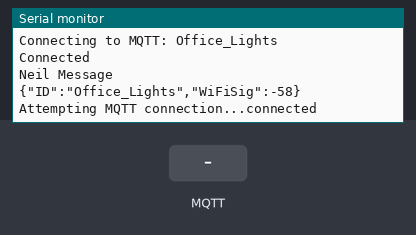
This sketch was run on a simulated ESP8266 (NodeMCU). On the bench: the last lines printed to the serial monitor. The inputs (shaded band) are chosen by the test bench. WiFi joins after 1.5 s; servers stay silent unless stated; no MQTT or app messages arrive unless stated.

Above: at 2.7 s.
2.8 s: MQTT message "1" arrives on the first subscribed topic
At 4.0 s:
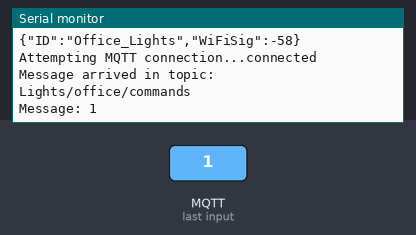
4.3 s: MQTT message "on" arrives on the first subscribed topic
At 5.4 s:
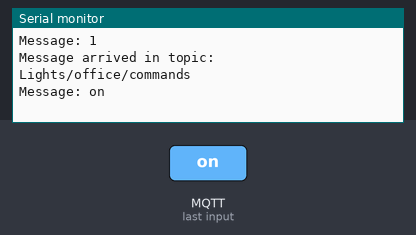
5.8 s: MQTT message "off" arrives on the first subscribed topic
At 6.6 s:
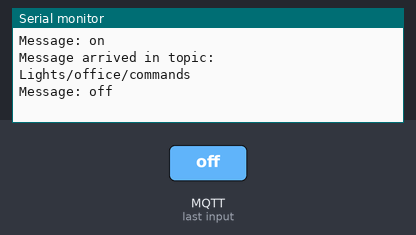

The sketch:

NeoPixel_crap.ino
```cpp
#include <ArduinoJson.h>
#include <ESP8266WiFi.h>
#include <PubSubClient.h>


#define MQTT_KEEPALIVE 60

const char* ssid = "CNN";
const char* password = "Co!!eenandNei!";
const char* mqttServer = "192.168.1.13";
const int mqttPort = 1883;
const char* clientName = "Office_Lights";
const char* topic_sub = "Lights/office/commands";  //listen to this topic
const char* topic_pub = "lights/office/status";
unsigned long last_change = 0;
unsigned long now = 0;

WiFiClient espClient;         //wifi client
PubSubClient client(espClient); //MQTT client requires wifi client


/****************setup wifi************************************/
void setup_wifi() {

  delay(10);
  // We start by connecting to a WiFi network
  Serial.println();
  Serial.print("Connecting to ");
  Serial.println(ssid);

  WiFi.begin(ssid, password);

  while (WiFi.status() != WL_CONNECTED) {
    delay(500);
    Serial.print(".");
  }

  Serial.println("");
  Serial.println("WiFi connected");
  Serial.println("IP address: ");
  Serial.println(WiFi.localIP());
  long rssi = WiFi.RSSI();
  Serial.print("RSSI:");
  Serial.println(rssi);
}
/*****************Connect to MQTT Broker**********************************/
void ConnectBroker(PubSubClient client, const char* clientName)
{
    while (!client.connected())
    {
        Serial.print("Connecting to MQTT: ");
        Serial.println(clientName);
        if(client.connect(clientName))      //command to connect to MQTT broker with the unique client name
        {
          Serial.println("Connected");
        }
        else
        {
          Serial.print("Failed with state ");
          Serial.println(client.state());
          delay(200);
        }
    }
}
/*****************reconnect to MQTT Broker if it goes down**********************************/
void reconnect() {
  // Loop until we're reconnected
  while (!client.connected()) {
    Serial.print("Attempting MQTT connection...");
    // Attempt to connect, just a name to identify the client
    if (client.connect(clientName)) {
      Serial.println("connected");


    } else {
      Serial.print("failed, rc=");
      Serial.print(client.state());
      Serial.println(" try again in 5 seconds");
      // Wait 5 seconds before retrying
      delay(5000);
    }
  }
}

/*****************MQTT Listener******************************************************/
void callback(char* topic, byte* payload, unsigned int length){
      Serial.print("Message arrived in topic: ");
      Serial.println(topic);
      Serial.print("Message: ");

      for(int i = 0; i<length;i++){
      Serial.print((char)payload[i]);
      }
      Serial.println ("");

       payload[length] = 0;

}


void mqtt_test(){
        StaticJsonBuffer<300> JSONbuffer;
        Serial.println("Neil Message");
        JsonObject& JSONencoder = JSONbuffer.createObject();
        JSONencoder["ID"] = clientName;
        JSONencoder["WiFiSig"] = WiFi.RSSI();
        char JSONmessageBuffer[300];
        JSONencoder.printTo(JSONmessageBuffer, sizeof(JSONmessageBuffer));
        client.publish(topic_pub, JSONmessageBuffer);
        Serial.println(JSONmessageBuffer);


}
/************************SETUP***********************************/
void setup() {
  Serial.begin(115200);
  setup_wifi();
  client.setServer(mqttServer,mqttPort);
  ConnectBroker(client, clientName);    //connect to MQTT borker
  client.setCallback(callback);
  client.subscribe(topic_sub);
  mqtt_test();


}

/************************LOOP***********************************/
void loop() {
//  now = millis();
  if (!client.connected()) {
    reconnect();
  }
  client.loop();

/*
  ws2812fx.service();

  if(now - last_change > TIMER_MS) {
    //ws2812fx.setMode((ws2812fx.getMode() + 1) % ws2812fx.getModeCount());
    ws2812fx.setMode(3);
    last_change = now;
    Serial.print(ws2812fx.getMode());
    Serial.print("->");
    Serial.println(ws2812fx.getModeCount());
    send_status();
  }
 */

}
```

Measured:
- after the input at 2.8 s, the serial monitor: prints a new line at once (image 1)
- after the input at 4.3 s, the serial monitor: prints a new line at once (image 2)
- after the input at 5.8 s, the serial monitor: prints a new line at once (image 3)
